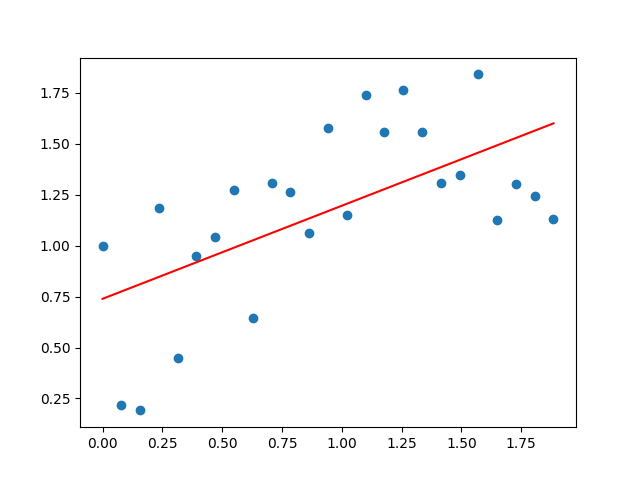

This chart was generated by the following Python code:
import numpy as np
import matplotlib.pyplot as plt

x = np.linspace(0, 3*np.pi/5, 25)
y = np.sin(x) + np.random.random((25,))


def least_squares(x, y):
    A = np.vstack([x, np.ones(len(x))]).T
    return np.linalg.lstsq(A, y)[0]

m, c = least_squares(x, y)
plt.plot(x, y, 'o')
plt.plot(x, m*x + c, 'r')
plt.savefig('least_squares.png')